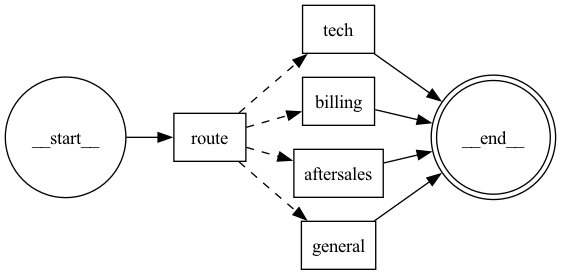

The Python source for this figure:
"""基于 LLM 的路由决策示例（LangGraph）。

核心：路由节点不写死 if/else，而是让 LLM 用「结构化输出」的方式判断请求该交给哪个
处理节点，并附上决策理由。DeepSeek 需用 with_structured_output(method="function_calling")
（不支持 json_schema response_format），随后用条件边按 LLM 的决策结果分发。

流程：
    START → route(LLM 决策) → 条件边分发 → tech / billing / aftersales / general → END
"""

from typing import Literal

from langchain_core.messages import HumanMessage, SystemMessage
from langgraph.graph import END, START, StateGraph
from pydantic import BaseModel, Field

from graph.graph_utils import render_graphviz
from llm.deepseek.global_setting import make_llm


# ---------------------------------------------------------------------------
# 1. 状态 与 LLM 结构化决策模型
# ---------------------------------------------------------------------------
class State(BaseModel):
    query: str = ""    # 用户原始输入
    route: str = ""    # LLM 决策出的路由目标
    reason: str = ""   # LLM 给出的决策理由
    result: str = ""   # 对应处理节点的产出


class RouteDecision(BaseModel):
    """LLM 路由决策的结构化输出：目标部门 + 决策理由。"""

    target: Literal["tech", "billing", "aftersales", "general"] = Field(
        description="最合适的处理部门：tech 技术 / billing 账单 / aftersales 售后 / general 其它"
    )
    reason: str = Field(description="一句话说明为什么这样分类")


# LLM 需以可解析（结构化）的形式返回决策；DeepSeek 兼容方式为 function_calling
_router_llm = make_llm().with_structured_output(RouteDecision, method="function_calling")

_SYSTEM_PROMPT = "你是客服工单分流助手，判断用户问题该由哪个部门处理。"


# ---------------------------------------------------------------------------
# 2. 节点：路由决策 + 各处理分支
# ---------------------------------------------------------------------------
def node_route(state: State) -> dict:
    """路由节点：由 LLM 判断走哪个分支。"""
    decision = _router_llm.invoke(
        [SystemMessage(content=_SYSTEM_PROMPT), HumanMessage(content=state.query)]
    )
    return {"route": decision.target, "reason": decision.reason}


def node_tech(state: State) -> dict:
    return {"result": f"[技术支持] 已转接：{state.query}"}


def node_billing(state: State) -> dict:
    return {"result": f"[账单] 已转接：{state.query}"}


def node_aftersales(state: State) -> dict:
    return {"result": f"[售后] 已转接：{state.query}"}


def node_general(state: State) -> dict:
    return {"result": f"[通用] 已转接：{state.query}"}


# ---------------------------------------------------------------------------
# 3. 建图：条件边按 LLM 决策的 route 分发
# ---------------------------------------------------------------------------
def build_graph():
    builder = StateGraph(State)
    builder.add_node("route", node_route)
    builder.add_node("tech", node_tech)
    builder.add_node("billing", node_billing)
    builder.add_node("aftersales", node_aftersales)
    builder.add_node("general", node_general)

    builder.add_edge(START, "route")
    builder.add_conditional_edges(
        "route",
        lambda s: s.route,  # 返回 LLM 决策出的 route 作为分支键
        {
            "tech": "tech",
            "billing": "billing",
            "aftersales": "aftersales",
            "general": "general",
        },
    )
    for name in ["tech", "billing", "aftersales", "general"]:
        builder.add_edge(name, END)

    return builder.compile()


# ---------------------------------------------------------------------------
# 4. 运行示例
# ---------------------------------------------------------------------------
def main():
    graph = build_graph()
    queries = [
        "我的订单付款后一直没有显示成功，钱已经扣了",
        "家里宽带连不上，路由器指示灯一直闪红灯",
        "买的鞋子尺码不合适想退货，怎么操作？",
        "推荐一部好看的电影吧",
    ]

    for q in queries:
        result = graph.invoke({"query": q})
        print(f"用户问题：{q}")
        print(f"  路由决策 → {result['route']}（理由：{result['reason']}）")
        print(f"  处理结果 → {result['result']}")
        print("=" * 60)

    # 渲染流程图
    render_graphviz(graph, output_name="graph_llm_test")


if __name__ == "__main__":
    main()
